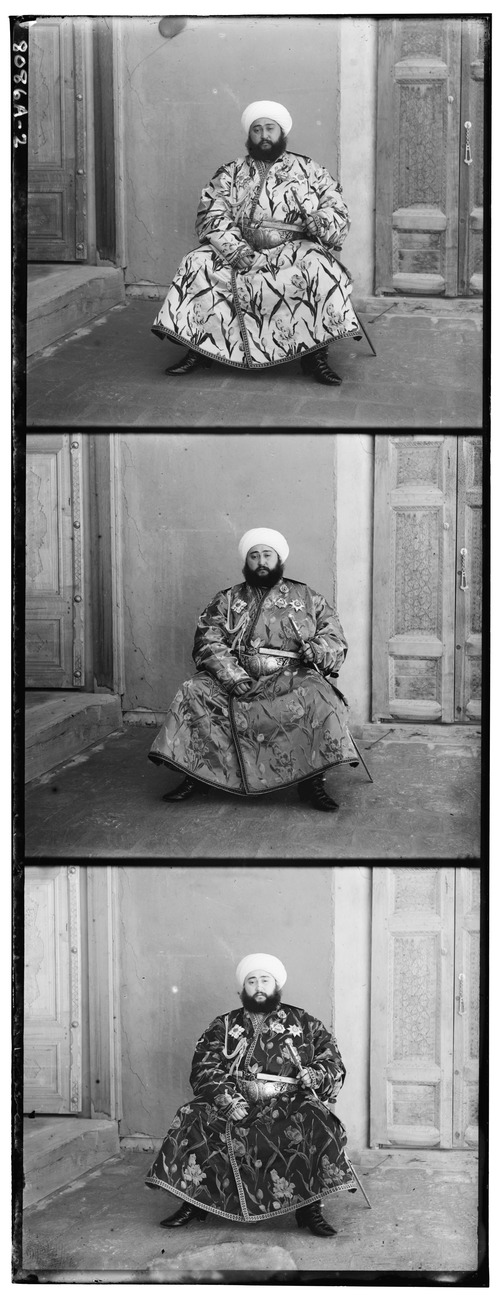
//> input picture Week7/week7-cpp/data/images/emir.jpg, 500 x 1300 px
$ ./image_aligment   (built with g++ and OpenCV 4)
//> lines starting //> are read from the running program, lines starting //| are printed output that depends on the picture
### Week7/ImageAlignment/frame_data_t.h
//
// Created by Kartik Aiyer on 5/3/21.
//

#pragma once
#include <opencv2/opencv.hpp>
#include <vector>
#include <algorithm>

struct frame_data_t
{
  frame_data_t(cv::Ptr<cv::ORB> orb, cv::Mat mat);

  std::vector<cv::DMatch> match(frame_data_t &other,
                                cv::Ptr<cv::DescriptorMatcher> matcher = cv::Ptr<cv::DescriptorMatcher>(),
                                float top_percent = 0.15f);

  template<typename InputIterator,
      typename T = typename std::iterator_traits<InputIterator>::value_type,
      typename = std::enable_if<std::is_same_v<T, frame_data_t>>>
  // [13 lines left out: function ordered_matches, not called in this run]

  cv::Mat find_homography(cv::Mat other);

  cv::Mat frame;
  std::vector<cv::KeyPoint> keypoints;
  cv::Mat descriptors;
};

### Week7/ImageAlignment/frame_data_t.cpp
//
// Created by Kartik Aiyer on 5/3/21.
//

#include "frame_data_t.h"

frame_data_t::frame_data_t(cv::Ptr<cv::ORB> orb, cv::Mat mat) : frame{std::move(mat)}
{
  cv::Mat gray;
  cv::cvtColor(frame, gray, cv::COLOR_BGR2GRAY);
  orb->detectAndCompute(gray, cv::Mat(), keypoints, descriptors);
}

std::vector<cv::DMatch> frame_data_t::match(frame_data_t &other,
                              cv::Ptr<cv::DescriptorMatcher> matcher,
                              float top_percent)
{
  std::vector<cv::DMatch> retval;
  bool should_clear = false;
  if (!matcher) {
    should_clear = true;
    matcher = cv::DescriptorMatcher::create("BruteForce-Hamming");
  }
  matcher->match(descriptors, other.descriptors, retval, cv::Mat());
  std::sort(retval.begin(), retval.end());

  const int numGoodMatches = retval.size() * top_percent;
  retval.erase(retval.begin()+numGoodMatches, retval.end());
  if (should_clear && !matcher.empty()) {
    matcher.release();
  }
  return retval;
}

### Week7/ImageAlignment/image_aligment.cpp
#include "frame_data_t.h"

std::vector<cv::Mat> read_emir(cv::Mat img)
{
  cv::Size sz = img.size();
//> sz = Size(500, 1300)
  int height = sz.height / 3;
//> height = 433
  int width = sz.width;
//> width = 500
  std::vector<cv::Mat>channels;
  channels.push_back(img( cv::Rect(0, 0,         width, height)));
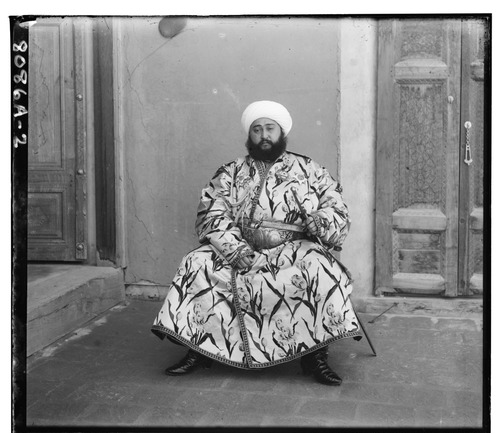
//> channels[0]: 433 rows x 500 cols, CV_8UC3; min 0, max 255, mean 135
  channels.push_back(img( cv::Rect(0, height,    width, height)));
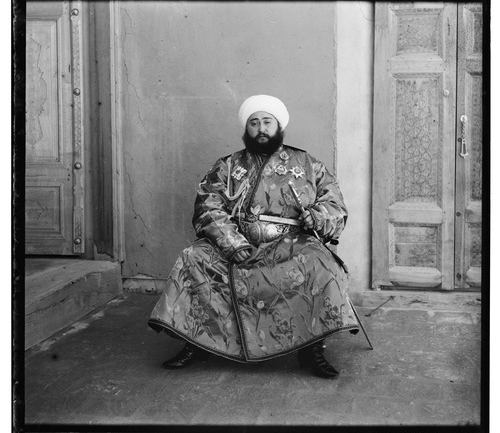
//> channels[1]: 433 rows x 500 cols, CV_8UC3; min 0, max 255, mean 124.6
  channels.push_back(img( cv::Rect(0, 2*height,  width, height)));
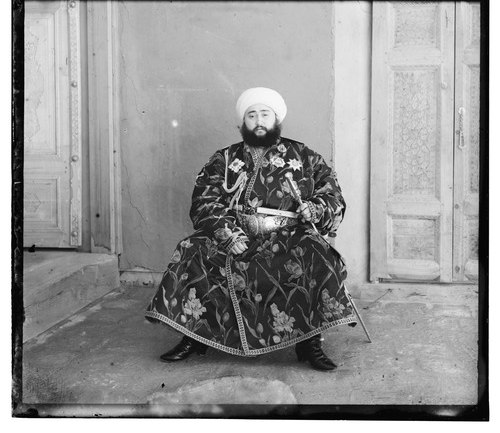
//> channels[2]: 433 rows x 500 cols, CV_8UC3; min 0, max 255, mean 149.5
  return channels;
}

int main(int argc, char** argv)
{
  auto emir = read_emir(cv::imread(DATA_FOLDER "/images/emir.jpg"));
  cv::Ptr<cv::ORB> orb = cv::ORB::create();
  frame_data_t blue{orb, emir[0]};
//> in frame_data_t, `orb->detectAndCompute(gray, cv::Mat(), keypoints, descriptors);`: keypoints = 500 keypoints; strongest (x, y, size): (208, 339, 31), (208, 286, 31), (179, 284, 31), (209, 340, 37.2)
  frame_data_t green{orb, emir[1]};
//> in frame_data_t (call 2), `orb->detectAndCompute(gray, cv::Mat(), keypoints, descriptors);`: keypoints = 500 keypoints; strongest (x, y, size): (327, 243, 31), (337, 242, 31), (261, 217, 31), (329, 242, 31)
  frame_data_t red{orb, emir[2]};
//> in frame_data_t (call 3), `orb->detectAndCompute(gray, cv::Mat(), keypoints, descriptors);`: keypoints = 500 keypoints; strongest (x, y, size): (342, 206, 31), (288, 162, 31), (241, 231, 31), (283, 164, 31)

  auto matchesBlueGreen = green.match(blue);
//> in match, `matcher->match(descriptors, other.descriptors, retval, cv::Mat());`: retval = 500 matches
//> in match, `const int numGoodMatches = retval.size() * top_percent;`: numGoodMatches = 75
//> in match, `retval.erase(retval.begin()+numGoodMatches, retval.end());`: retval = 75 matches
//> matchesBlueGreen = 75 matches
  auto matchesRedGreen = green.match(red);
//> in match (call 2), `matcher->match(descriptors, other.descriptors, retval, cv::Mat());`: retval = 500 matches
//> in match (call 2), `retval.erase(retval.begin()+numGoodMatches, retval.end());`: retval = 75 matches
//> matchesRedGreen = 75 matches

  return 0;
}
